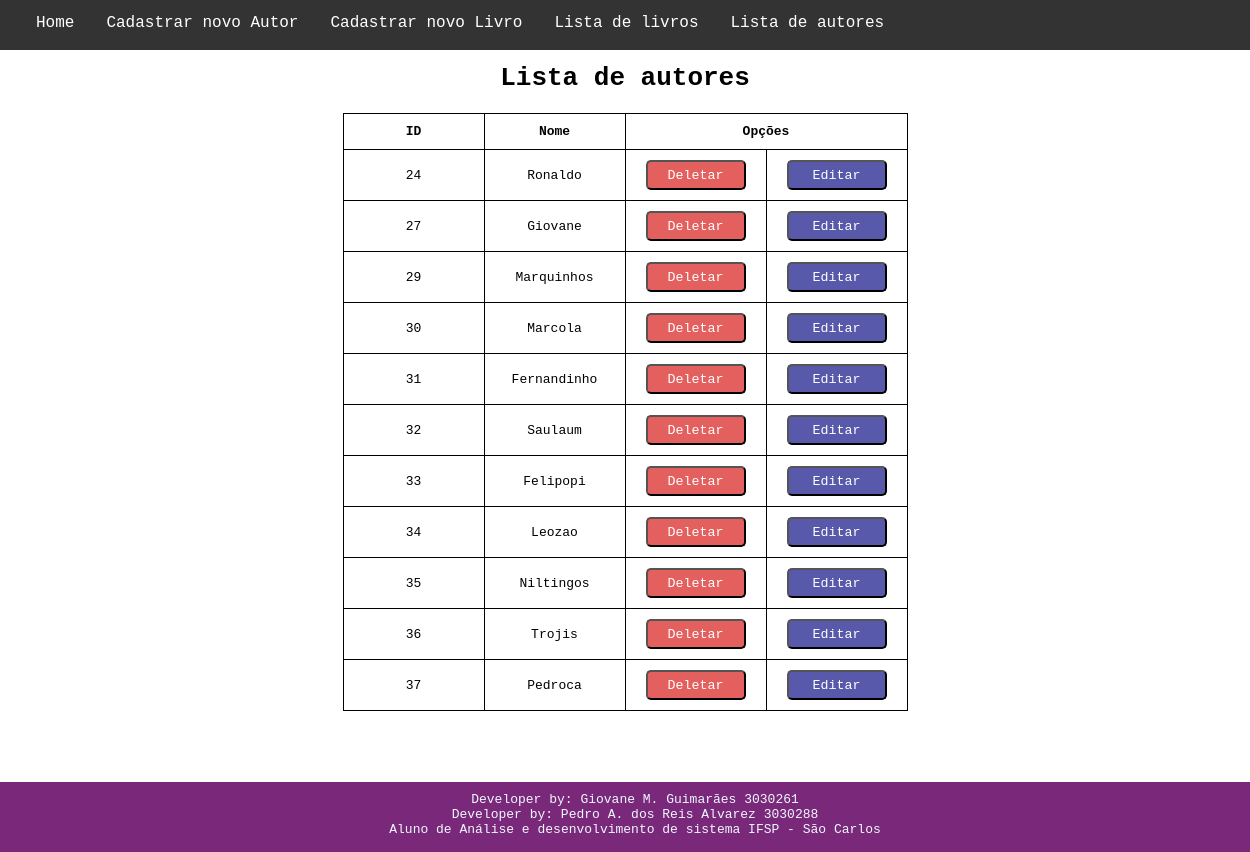
The app's page /listarautores.php with its own data.
### tables this page shows
CREATE TABLE `autor` (
  `nome` varchar(255) NOT NULL,
  `id` int(11) NOT NULL
);

### model/Autor.php (called while the page is built, shortened)
<?php
class Autor {
    public static function listar() {
        try {
            $con = Conexao::getConexao();
            $stmt = $con->prepare("SELECT * FROM autor");
            $stmt->execute();
            return $stmt->fetchAll();
        } catch (Exception $e) {
            echo $e->getMessage();
            exit;
        }
    }
}

### listarautores.php (the view, shortened to what this page needs)
<!DOCTYPE html>
<html lang="en">
<head>
</head>
<body>
    <?php
            require_once(__DIR__."/model/Autor.php");
    ?>
    <nav>
        <ul>
            <li><a href="livraria">Home</a></li>
            <li><a href="cadastrarAutor">Cadastrar novo Autor</a></li>
            <li><a href="cadastrarLivro">Cadastrar novo Livro</a></li>
            <li><a href="livros">Lista de livros</a></li>
            <li><a href="autores">Lista de autores</a></li>
        </ul>
    </nav>
    <h1>Lista de autores</h1>
        <table border="1">
            <thead>
                <tr>
                    <th>ID</th>
                    <th>Nome</th>
                    <th colspan="2">Opções</th>
                </tr>
            </thead>
            <tbody>
                <?php
                    $listaPessoas = Autor::listar();
                    foreach($listaPessoas as $pessoa) {
                        echo "<tr>";
                        echo "<td>" . $pessoa["id"] . "</td>";
                        echo "<td>" . $pessoa["nome"] . "</td>";
                        echo "<td><button class='botao_deletar'><a href='deletarAutor".$pessoa["id"]."'>Deletar</a></button></td>";
                        echo "<td><button><a href='editarAutor" .$pessoa["id"]."'>Editar</a></button></td>";
                        echo "</tr>";
                    }
                ?>
            </tbody>
        </table>
        <footer>
        <div class="container_footer">
            <p>Developer by: Giovane M. Guimarães 3030261</p>
            <p>Developer by: Pedro A. dos Reis Alvarez 3030288</p>
            <p>Aluno de Análise e desenvolvimento de sistema IFSP - São Carlos</p>
        </div>
    </footer>
</body>
</html>

### listarautores.php (style rules this page uses)
* { padding:0; margin:0; font-family: monospace; }
h1 { text-align: center; padding-top: 13px; }
nav { background-color: #333; height: 50px; width: 100%; padding: 0 20px; font-size: large; }
ul { list-style-type: none; margin: 0; padding: 0; overflow: hidden; }
li { float: left; }
li a { display: block; color: white; text-align: center; padding: 14px 16px; text-decoration: none; border-radius: 5px; }
footer { text-align: center; background-color: #7a297a; color: aliceblue; padding: 10px; height: 50px; width: 100%; margin-top: 5.7%; }
table, th, td { border: 1px solid black; }
table { border-collapse: collapse; margin: auto; margin-bottom: 20px; margin-top: 20px; }
th, td { padding: 10px; text-align: center; width: 120px; }
th { font-weight: bold; }
button { border-radius: 5px; padding: 3px 12px; background: #5959AB; text-decoration: none; color: white; cursor: pointer; width: 100px; height: 30px; }
a { text-decoration: none; color: white; }
.botao_deletar { background-color: #e4605e; }

### records on screen
autor: id "24", nome "Ronaldo"
autor: id "27", nome "Giovane"
autor: id "29", nome "Marquinhos"
autor: id "30", nome "Marcola"
autor: id "31", nome "Fernandinho"
autor: id "32", nome "Saulaum"
autor: id "33", nome "Felipopi"
autor: id "34", nome "Leozao"
autor: id "35", nome "Niltingos"
autor: id "36", nome "Trojis"
autor: id "37", nome "Pedroca"
